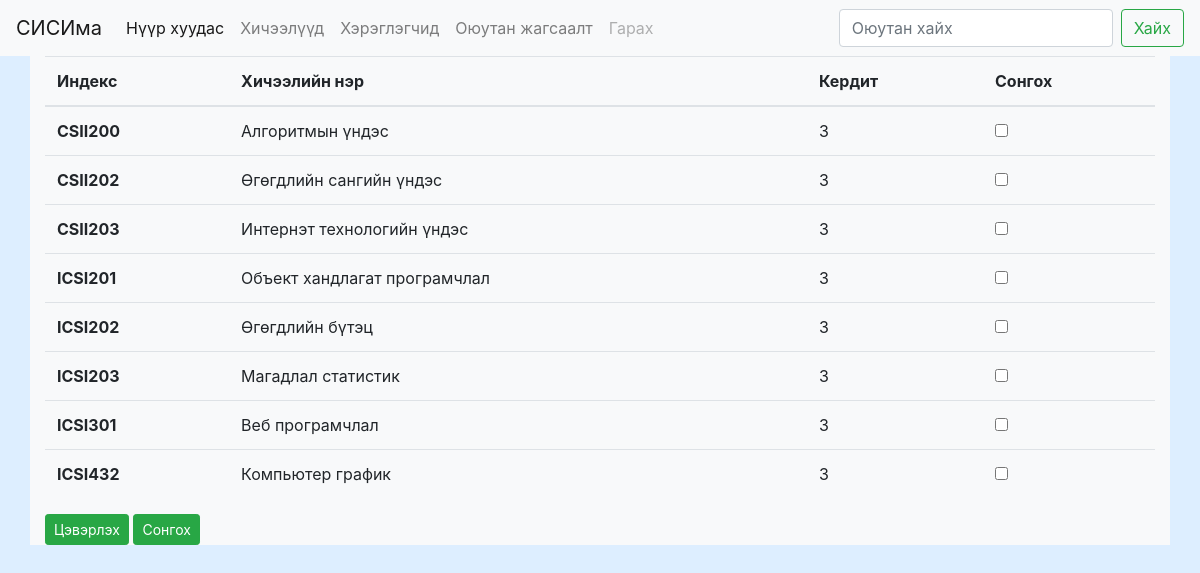
The app's page /courses.php (signed in) with its own data.
### tables this page shows
CREATE TABLE `course` (
  `courseIndex` varchar(8) NOT NULL,
  `courseName` varchar(50) NOT NULL,
  `courseCredit` tinyint(4) NOT NULL
);

### courses.php (the view, shortened to what this page needs)
<?
require_once __DIR__."/include/init.php";
if(1==1){
    include_once __DIR__."/include/partials/header.php";
    include_once __DIR__."/include/partials/navbar.php";
    $getAllCourse = "select * from course";
    mysqli_set_charset($db,"utf8");
    $result= mysqli_query($db,$getAllCourse);
    $render = "<div class='container bg-light'>
        <form acion='#' method='post'>
        <table class='table table-hover'>
        <thead>
            <tr>
                <th scope='col'>Индекс</th>
                <th scope='col'>Хичээлийн нэр</th>
                <th scope='col'>Кердит</th>
                <th scope='col'>Сонгох</th>
            </tr>
        </thead>
        ";
        while($course = mysqli_fetch_assoc($result)){
            $render .= "<tr ";
            $render .="><th scope='row'>{$course['courseIndex']}</th>
                    <td>{$course['courseName']}</td>
                    <td>{$course['courseCredit']}</td>
                    <td><input type='checkbox' value='{$course['courseIndex']}' name='selectCourse[]'
                    ";
            $render .="/></td>
                </tr>";
        }
        $render .="
            </table>
            <button type='reset'class='btn btn-success btn-sm'>Цэвэрлэх</button>
            <button class='btn btn-success btn-sm'>Сонгох</button>
            </form>
            </div>";
        echo $render;
        include_once __DIR__."/include/partials/footer.php";
    }else{
        header("location: ./index.php");
    }
    ?>

### public/style/main.css (style rules this page uses)
body { background-color: #ddeeff; }

### records on screen
course: courseIndex "CSII200", courseName "Алгоритмын үндэс", courseCredit "3"
course: courseIndex "CSII202", courseName "Өгөгдлийн сангийн үндэс", courseCredit "3"
course: courseIndex "CSII203", courseName "Интернэт технологийн үндэс", courseCredit "3"
course: courseIndex "ICSI201", courseName "Объект хандлагат програмчлал", courseCredit "3"
course: courseIndex "ICSI202", courseName "Өгөгдлийн бүтэц", courseCredit "3"
course: courseIndex "ICSI203", courseName "Магадлал статистик", courseCredit "3"
course: courseIndex "ICSI301", courseName "Веб програмчлал", courseCredit "3"
course: courseIndex "ICSI432", courseName "Компьютер график", courseCredit "3"
